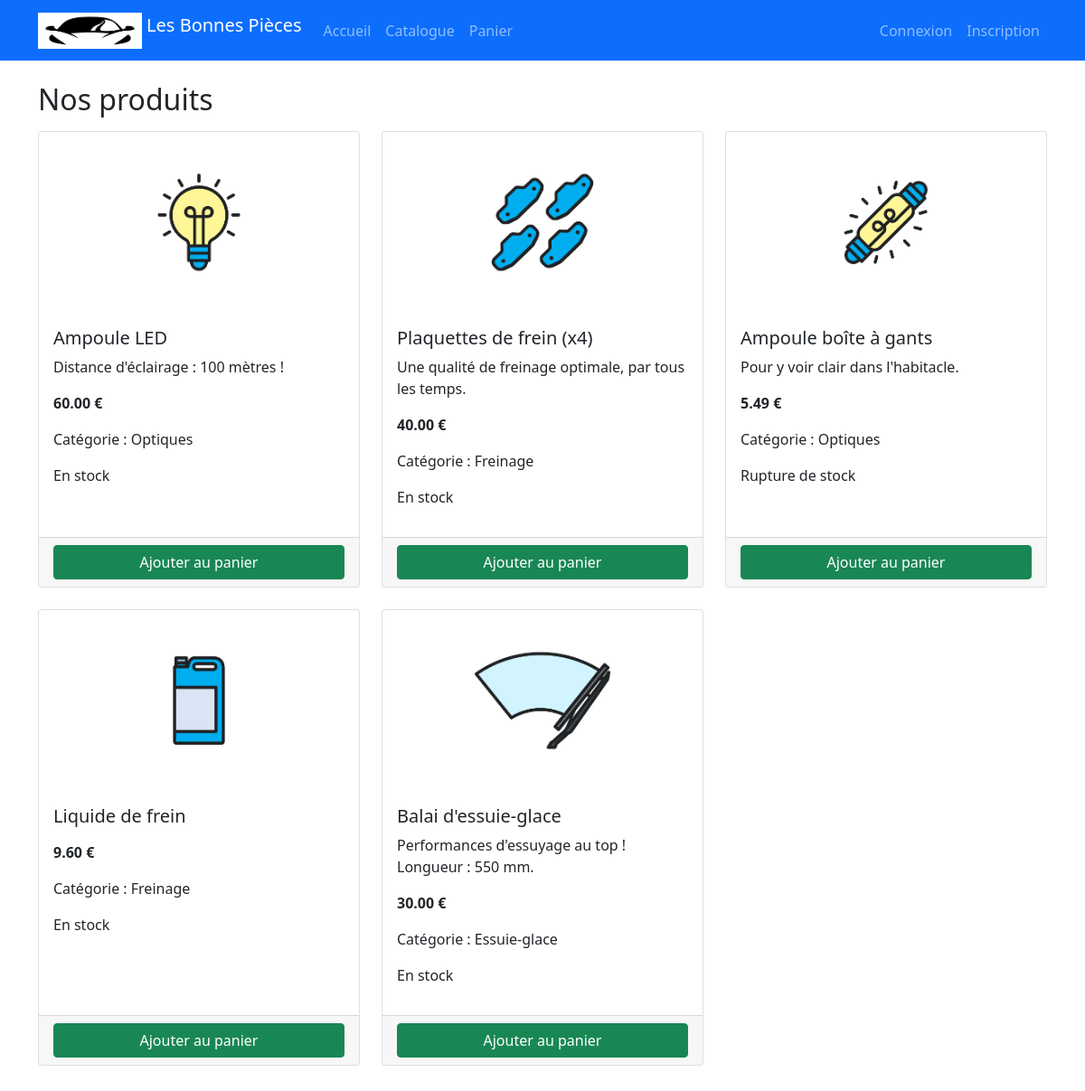
The page /catalogue.php on the database its author committed.
### tables this page shows
CREATE TABLE `products` (
  `product_id` int(11) NOT NULL,
  `name` varchar(200) NOT NULL,
  `description` text DEFAULT NULL,
  `price` decimal(10,2) NOT NULL,
  `category` varchar(100) DEFAULT NULL,
  `image` varchar(255) DEFAULT NULL,
  `disponibilite` tinyint(1) DEFAULT 1,
  `created_at` timestamp NOT NULL DEFAULT current_timestamp()
);

### catalogue.php (the view, shortened to what this page needs)
<?php
require_once(__DIR__ . '/config/database.php');
$stmt = $pdo->query("SELECT * FROM products ORDER BY product_id");
$produits = $stmt->fetchAll();
?>
<!DOCTYPE html>
<html lang="fr">
<head>
    <link rel="stylesheet" href="style.css">
    <link href="https://cdn.jsdelivr.net/npm/bootstrap@5.0.2/dist/css/bootstrap.min.css" rel="stylesheet">
</head>
<body>
<?php require_once(__DIR__ . '/navbar.php'); ?>
<div class="container my-4">
    <h2>Nos produits</h2>
    <div class="row mt-3">
        <?php foreach ($produits as $produit): ?>
            <div class="col-md-4 mb-4">
                <div class="card h-100">
                    <img src="<?php echo $produit['image']; ?>" class="card-img-top" style="height: 200px; object-fit: contain; padding: 15px;">
                    <div class="card-body">
                        <h5 class="card-title"><?php echo $produit['name']; ?></h5>
                        <p class="card-text"><?php echo $produit['description']; ?></p>
                        <p><strong><?php echo number_format($produit['price'], 2); ?> €</strong></p>
                        <p>Catégorie : <?php echo $produit['category']; ?></p>
                        <p><?php echo $produit['disponibilite'] ? 'En stock' : 'Rupture de stock'; ?></p>
                    </div>
                    <div class="card-footer">
                        <form method="POST" action="add_to_cart.php">
                            <button type="submit" class="btn btn-success w-100">Ajouter au panier</button>
                        </form>
                    </div>
                </div>
            </div>
        <?php endforeach; ?>
    </div>
</div>
</body>
</html>

### navbar.php (shortened to what this page needs)
<?php
require_once(__DIR__ . '/config/database.php');
$isLoggedIn = isset($_SESSION['LOGGED_USER']);
$username   = $isLoggedIn ? $_SESSION['LOGGED_USER']['username'] : '';
?>
<nav class="navbar navbar-expand-lg navbar-dark bg-primary">
    <div class="container">
        <a class="navbar-brand" href="index.php">
            <img src="logo-les-bonnes-pieces.png" height="40" alt="Logo" class="d-inline-block align-text-top">
            Les Bonnes Pièces
        </a>
        <div class="collapse navbar-collapse" id="navbarNav">
            <ul class="navbar-nav me-auto">
                <li class="nav-item">
                    <a class="nav-link" href="index.php">Accueil</a>
                </li>
                <li class="nav-item">
                    <a class="nav-link" href="catalogue.php">Catalogue</a>
                </li>
                <li class="nav-item">
                    <a class="nav-link" href="cart.php">
                        Panier
                    </a>
                </li>
            </ul>
            <ul class="navbar-nav ms-auto">
                <?php if ($isLoggedIn): ?>
                    <?php
                    $stmtRole = $pdo->prepare("SELECT role FROM users WHERE user_id = ?");
                    $stmtRole->execute([$_SESSION['LOGGED_USER']['user_id']]);
                    $userRole = $stmtRole->fetch();
                    if ($userRole && $userRole['role'] == 'admin'):
                    ?>
                    <li class="nav-item">
                        <a class="nav-link" href="admin.php">Admin</a>
                    </li>
                    <?php endif; ?>
                    <li class="nav-item">
                        <span class="nav-link">Bonjour, <?php echo htmlspecialchars($username); ?></span>
                    </li>
                    <li class="nav-item">
                        <a class="nav-link" href="logout.php">Déconnexion</a>
                    </li>
                <?php else: ?>
                    <li class="nav-item">
                        <a class="nav-link" href="login.php">Connexion</a>
                    </li>
                    <li class="nav-item">
                        <a class="nav-link" href="register.php">Inscription</a>
                    </li>
                <?php endif; ?>
            </ul>
        </div>
    </div>
</nav>

### style.css (style rules this page uses)
body { background-color: #f5f5f5; }

### rows shown on the page
products: image (picture), name "Ampoule LED", description "Distance d'éclairage : 100 mètres !", price "60.00", category "Optiques", disponibilite "En stock"
products: image (picture), name "Plaquettes de frein (x4)", description "Une qualité de freinage optimale, par tous les temps.", price "40.00", category "Freinage", disponibilite "En stock"
products: image (picture), name "Ampoule boîte à gants", description "Pour y voir clair dans l'habitacle.", price "5.49", category "Optiques", disponibilite "Rupture de stock"
products: image (picture), name "Liquide de frein", price "9.60", category "Freinage", disponibilite "En stock"
products: image (picture), name "Balai d'essuie-glace", description "Performances d'essuyage au top ! Longueur : 550 mm.", price "30.00", category "Essuie-glace", disponibilite "En stock"
